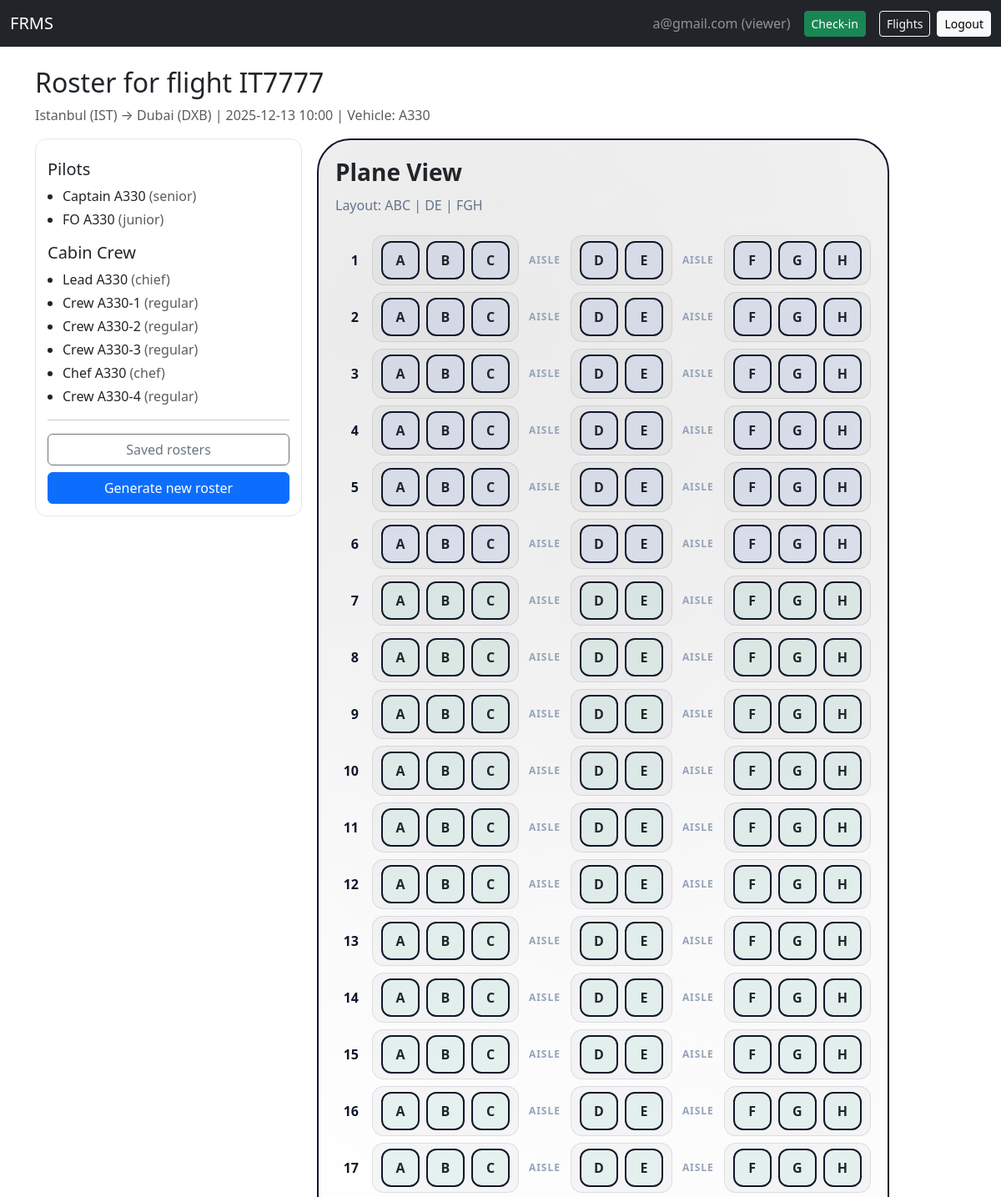
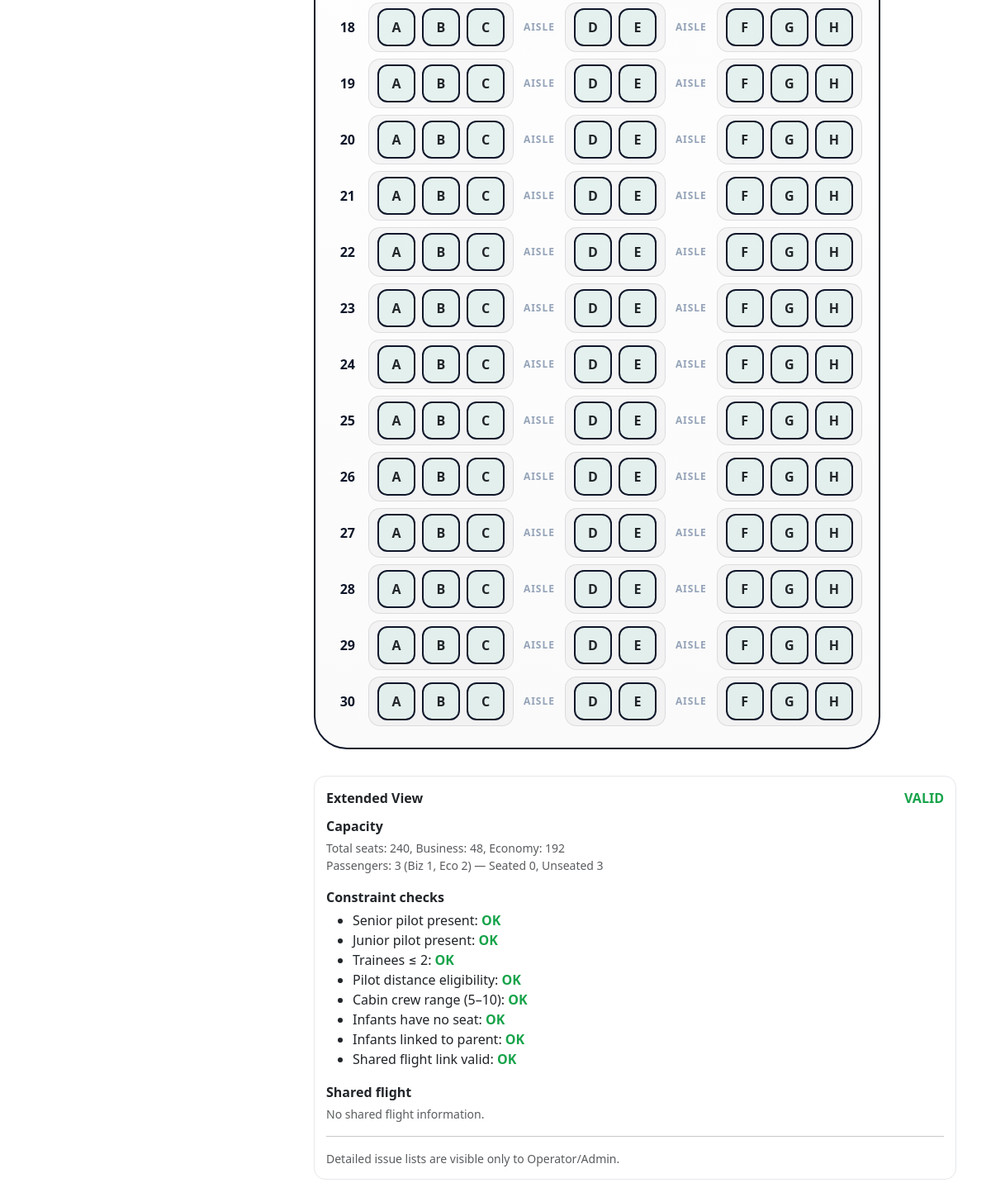
Before: /flight/IT7777/roster (signed in) with the older database file (2 pictures, top to bottom).
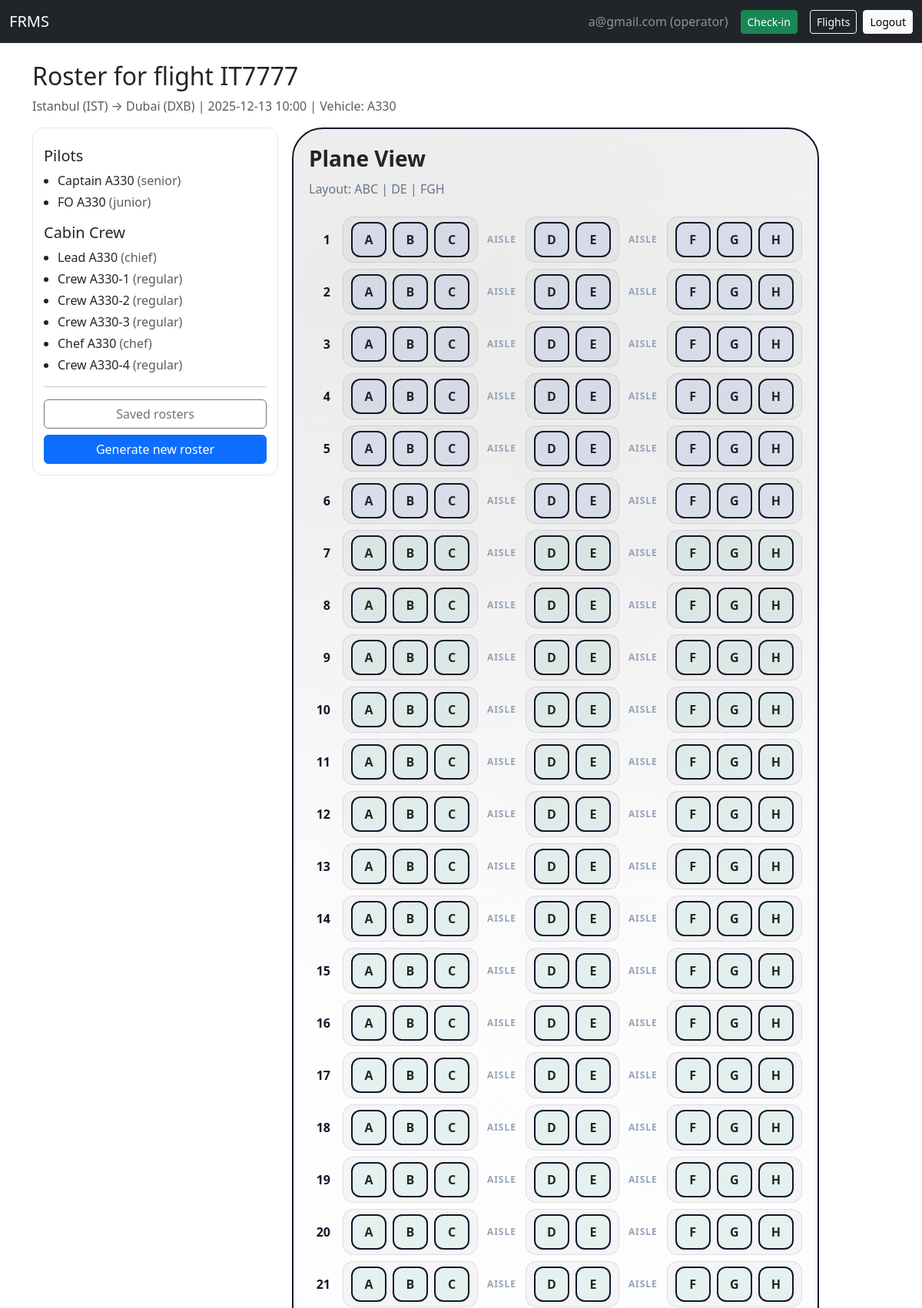
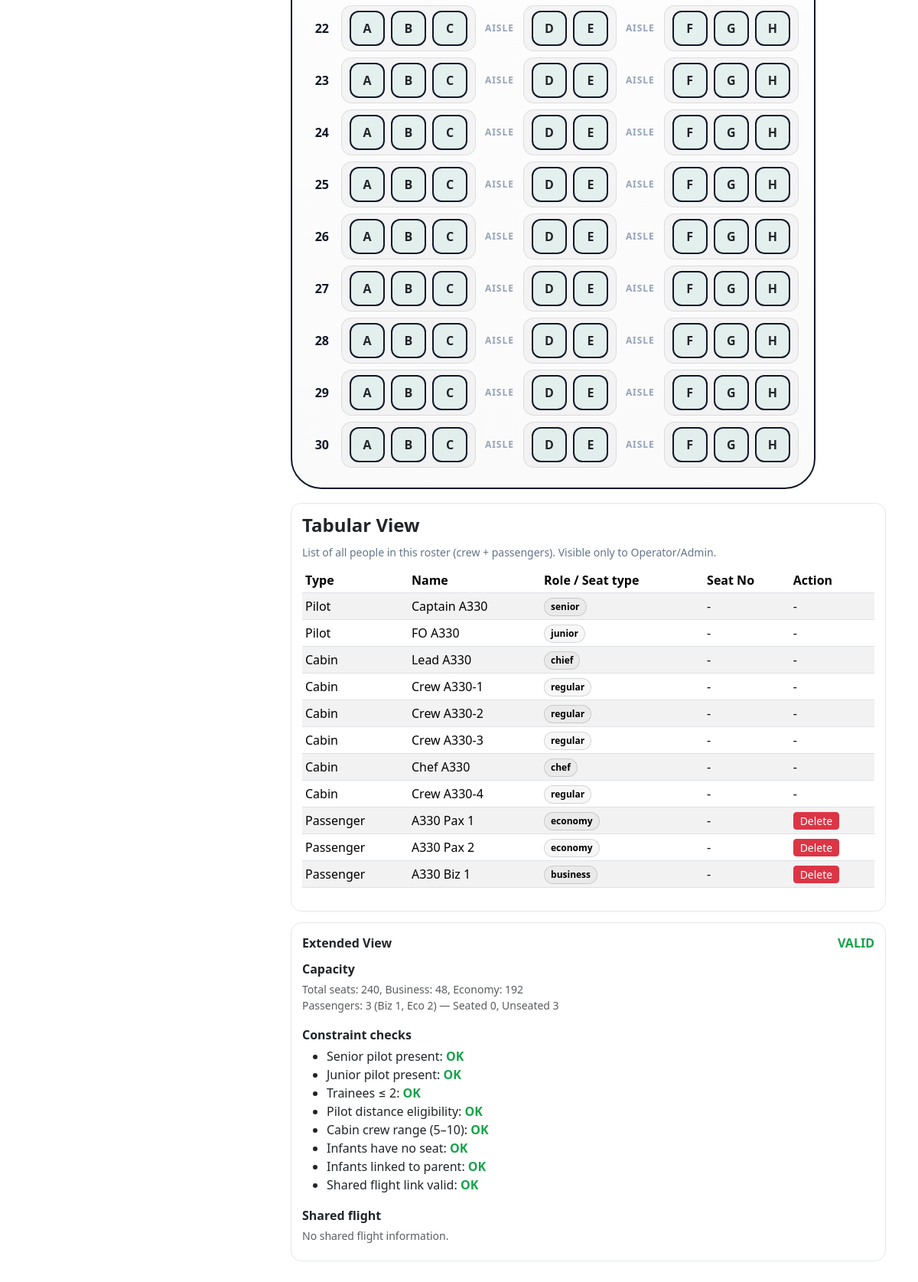
After: the same page with the newer database file (2 pictures, top to bottom).
### tables this page shows
CREATE TABLE users (
            id INTEGER PRIMARY KEY AUTOINCREMENT,
            email TEXT UNIQUE NOT NULL,
            password_hash TEXT NOT NULL,
            role TEXT NOT NULL DEFAULT 'viewer'  -- admin, operator, viewer
        );

CREATE TABLE passengers (
            id INTEGER PRIMARY KEY AUTOINCREMENT,
            flight_no TEXT NOT NULL,
            name TEXT NOT NULL,
            age INTEGER,
            nationality TEXT,
            seat_type TEXT,  -- business or economy
            seat_no TEXT,    -- may be NULL
            group_id INTEGER,
            parent_id INTEGER
        , pnr TEXT, ssn TEXT);

### app.py (the view)
@app.route("/flight/<flight_no>/roster")
@login_required()
def view_latest_roster(flight_no):
    db = get_db()
    flight = db.execute("SELECT * FROM flights WHERE flight_no=?", (flight_no,)).fetchone()
    if not flight: return "Flight not found"
    row = db.execute("SELECT * FROM rosters WHERE flight_no=? ORDER BY created_at DESC LIMIT 1", (flight_no,)).fetchone()
    live_passengers = [dict(p) for p in db.execute("SELECT * FROM passengers WHERE flight_no=?", (flight_no,)).fetchall()]
    if row:
        roster_data = json.loads(row["data_json"])
        pilots = roster_data.get("pilots", [])
        cabin = roster_data.get("cabin", [])
        roster_id = row["id"]
    else:
        pilots = [dict(p) for p in db.execute("SELECT * FROM pilots LIMIT 2")]
        cabin = [dict(a) for a in db.execute("SELECT * FROM attendants LIMIT 4")]
        roster_id = None
    seat_rows = build_seat_rows(flight["vehicle_type"], live_passengers)
    extended = build_extended_view(flight, pilots, cabin, live_passengers)
    return render_template("roster.html", user=current_user(), flight=flight,
                           pilots=pilots, cabin=cabin,
                           passengers=live_passengers, seat_rows=seat_rows, roster_id=roster_id,
                           extended=extended)

### app.py (called while the page is built)
def get_db():
    if "db" not in g:
        g.db = sqlite3.connect(DATABASE)
        g.db.row_factory = sqlite3.Row
    return g.db

def build_seat_map(vtype):
    c = PLANE_LAYOUTS.get(vtype)
    seats = []
    if not c: return []
    for r in range(1, c["rows"] + 1):
        for col in c["cols"]:
            seats.append({"seat_no": f"{r}{col}", "seat_type": "business" if r <= c["biz"] else "economy"})
    return seats

def build_seat_rows(vehicle_type, passengers):
    seat_map = build_seat_map(vehicle_type)
    seat_lookup = {p["seat_no"]: p for p in passengers if p.get("seat_no")}
    seat_rows_dict = defaultdict(list)
    for seat in seat_map:
        seat["occupant"] = seat_lookup.get(seat["seat_no"])
        row_num = int(''.join(ch for ch in seat["seat_no"] if ch.isdigit()))
        seat_rows_dict[row_num].append(seat)
    return {r: sorted(seat_rows_dict[r], key=lambda s: s["seat_no"]) for r in sorted(seat_rows_dict.keys())}

def current_user():
    if "user_id" not in session: return None
    return get_db().execute("SELECT * FROM users WHERE id = ?", (session["user_id"],)).fetchone()

### templates/roster.html
{% extends "base.html" %}
{% block content %}
<h2 class="mb-2">Roster for flight {{ flight['flight_no'] }}</h2>
<p class="text-muted">
  {{ flight['source'] }} → {{ flight['destination'] }} |
  {{ flight['date_time'] }} |
  Vehicle: {{ flight['vehicle_type'] }}
</p>
{% include "roster_partial.html" %}
{% endblock %}

### templates/base.html (shortened to what this page needs)
<!doctype html>
<html lang="en">
<head>
  <link href="https://cdn.jsdelivr.net/npm/bootstrap@5.3.2/dist/css/bootstrap.min.css" rel="stylesheet">
</head>
<body>
  <nav class="navbar navbar-expand-lg navbar-dark bg-dark mb-4">
    <div class="container-fluid">
      <a class="navbar-brand" href="{{ url_for('home') }}">FRMS</a>
      <div class="d-flex align-items-center">
        {% if user %}
        <span class="navbar-text me-3 text-white-50">{{ user['email'] }} ({{ user['role'] }})</span>
        <a class="btn btn-success btn-sm me-3" href="{{ url_for('checkin') }}">Check-in</a>
        <a class="btn btn-outline-light btn-sm me-2" href="{{ url_for('flight_search') }}">Flights</a>
        <a class="btn btn-light btn-sm" href="{{ url_for('logout') }}">Logout</a>
        {% else %}
        <a class="btn btn-outline-light btn-sm me-2" href="{{ url_for('login') }}">Login</a>
        <a class="btn btn-light btn-sm" href="{{ url_for('register') }}">Register</a>
        {% endif %}
      </div>
    </div>
  </nav>
  <div class="container mb-5">
    {% block content %}{% endblock %}
  </div>
</body>
</html>

### templates/roster_partial.html (shortened to what the changed rows need)
<div class="plane-wrap">
    <div class="crew-card">
        <ul class="crew-list">
            {% if pilots %}
            {% for p in pilots %}
            <li>{{ p['name'] }} <span class="text-muted">({{ p['seniority'] }})</span></li>
            {% endfor %}
            {% else %}
            <li class="text-muted"><small>No pilot info</small></li>
            {% endif %}
        </ul>
        <ul class="crew-list">
            {% if cabin %}
            {% for c in cabin %}
            <li>{{ c['name'] }} <span class="text-muted">({{ c.get('attendant_type','') }})</span></li>
            {% endfor %}
            {% else %}
            <li class="text-muted"><small>No cabin info</small></li>
            {% endif %}
        </ul>
    </div>
    <div class="right-col">
        <div class="views-grid">
            <div class="plane-body">
                <div class="seat-grid">
                    {% for row_num, seats in seat_rows.items() %}
                    {% set seat_by_col = {} %}
                    <div class="seat-row">
                        <div class="row-num">{{ row_num }}</div>
                        <div class="row-seats">
                            {% if flight['vehicle_type'] == 'A330' %}
                            <div class="seat-block">
                                {% for col in ['A','B','C'] %}
                                {% set s = seat_by_col.get(col) %}
                                {% if s %}
                                <div class="seat {{ s['seat_type'] }} {% if s.get('occupant') %}occupied{% endif %}">
                                    {{ col }}
                                </div>
                                {% endif %}
                                {% endfor %}
                            </div>
                            <div class="aisle-label">aisle</div>
                            <div class="seat-block">
                                {% for col in ['D','E'] %}
                                {% set s = seat_by_col.get(col) %}
                                {% if s %}
                                <div class="seat {{ s['seat_type'] }} {% if s.get('occupant') %}occupied{% endif %}">
                                    {{ col }}
                                </div>
                                {% endif %}
                                {% endfor %}
                            </div>
                            <div class="aisle-label">aisle</div>
                            <div class="seat-block">
                                {% for col in ['F','G','H'] %}
                                {% set s = seat_by_col.get(col) %}
                                {% if s %}
                                <div class="seat {{ s['seat_type'] }} {% if s.get('occupant') %}occupied{% endif %}">
                                    {{ col }}
                                </div>
                                {% endif %}
                                {% endfor %}
                            </div>
                            {% endif %}
                        </div>
                    </div>
                    {% endfor %}
                </div>
            </div>
            <div>
                {% if user and user['role'] in ['admin','operator'] %}
                <div class="tab-card">
                    <h4>Tabular View</h4>
                    <div class="tab-help">
                        List of all people in this roster (crew + passengers). Visible only to Operator/Admin.
                    </div>
                    <div class="table-responsive">
                        <table class="table table-sm table-striped align-middle">
                            <thead>
                                <tr>
                                    <th>Type</th>
                                    <th>Name</th>
                                    <th>Role / Seat type</th>
                                    <th>Seat No</th>
                                    <th>Action</th>
                                </tr>
                            </thead>
                            <tbody>
                                {% for p in pilots %}
                                <tr>
                                    <td>Pilot</td>
                                    <td>{{ p['name'] }}</td>
                                    <td><span class="pill">{{ p['seniority'] }}</span></td>
                                    <td>-</td>
                                    <td>-</td>
                                </tr>
                                {% endfor %}
                                {% for c in cabin %}
                                <tr>
                                    <td>Cabin</td>
                                    <td>{{ c['name'] }}</td>
                                    <td><span class="pill">{{ c.get('attendant_type','crew') }}</span></td>
                                    <td>-</td>
                                    <td>-</td>
                                </tr>
                                {% endfor %}
                                {% for pax in passengers %}
                                <tr>
                                    <td>Passenger</td>
                                    <td>{{ pax['name'] }}</td>
                                    <td>
                                        <span class="pill">{{ pax.get('seat_type','economy') }}</span>
                                    </td>
                                    <td>{% if pax.get('seat_no') %}{{ pax['seat_no'] }}{% else %}-{% endif %}</td>
                                    <td>
                                        <form method="post" action="{{ url_for('delete_passenger', pax_id=pax['id']) }}"
                                            onsubmit="return confirm('Are you sure you want to delete this passenger?');">
                                            <button class="btn btn-sm btn-danger py-0">Delete</button>
                                        </form>
                                    </td>
                                </tr>
                                {% endfor %}
                            </tbody>
                        </table>
                    </div>
                </div>
                {% endif %}
                <div class="ext-card">
                    <div class="ext-title">
                        <span>Extended View</span>
                        {% if extended and extended['overall_ok'] %}
                            <span class="check-ok">VALID</span>
                        {% else %}
                            <span class="check-bad">CHECK</span>
                        {% endif %}
                    </div>
                    {% if extended %}
                        <div class="mb-3">
                            <div class="fw-bold mb-1">Capacity</div>
                            <div class="text-muted small">
                            </div>
                            <div class="text-muted small">
                            </div>
                        </div>
                        <div class="mb-3">
                            <div class="fw-bold mb-1">Constraint checks</div>
                            <ul class="mb-0">
                            </ul>
                        </div>
                        <div class="mb-2">
                            <div class="fw-bold mb-1">Shared flight</div>
                            {% if extended['shared']['shared_flight_no'] or extended['shared']['shared_company'] %}
                                <div class="text-muted small">
                                    Shared flight no: {{ extended['shared']['shared_flight_no'] or '-' }},
                                    Company: {{ extended['shared']['shared_company'] or '-' }}
                                </div>
                            {% else %}
                                <div class="text-muted small">No shared flight information.</div>
                            {% endif %}
                        </div>
                        {% if user and user['role'] in ['admin','operator'] %}
                            {% if extended['crew']['pilot_distance_issues'] %}
                                <hr>
                                <div class="fw-bold mb-1">Pilot distance issues</div>
                                <ul class="mb-0">
                                    {% for p in extended['crew']['pilot_distance_issues'] %}
                                        <li>{{ p['name'] }} (max {{ p.get('max_distance_km','?') }} km)</li>
                                    {% endfor %}
                                </ul>
                            {% endif %}
                            {% if extended['infants']['with_seat'] or extended['infants']['without_parent'] %}
                                <hr>
                                <div class="fw-bold mb-1">Infant issues</div>
                                <ul class="mb-0">
                                    {% for p in extended['infants']['with_seat'] %}
                                        <li>{{ p['name'] }} has a seat assigned (should be unseated)</li>
                                    {% endfor %}
                                    {% for p in extended['infants']['without_parent'] %}
                                        <li>{{ p['name'] }} has no parent_id link</li>
                                    {% endfor %}
                                </ul>
                            {% endif %}
                        {% else %}
                            <hr>
                            <div class="text-muted small">
                                Detailed issue lists are visible only to Operator/Admin.
                            </div>
                        {% endif %}
                    {% else %}
                        <div class="text-muted">Extended data not available.</div>
                    {% endif %}
                </div>
            </div>
        </div>
    </div>
</div>

Changed rows visible on the page:
changed users "a@gmail.com": role "viewer" → "operator"
now on this page (row unchanged): passengers: name "A330 Pax 1", get "economy"
now on this page (row unchanged): passengers: name "A330 Pax 2", get "economy"
now on this page (row unchanged): passengers: name "A330 Biz 1", get "business"
Other visible differences:
text no longer shown: "Detailed issue lists are visible only to Operator/Admin."
text now shown: "Tabular View List of all people in this roster (crew + passengers). Visible only to Operator/Admin. Type Name Role / Seat type Seat No Action"
new list line: "Pilot Captain A330 senior - -"
new list line: "Pilot FO A330 junior - -"
new list line: "Cabin Lead A330 chief - -"
new list line: "Cabin Crew A330-1 regular - -"
new list line: "Cabin Crew A330-2 regular - -"
new list line: "Cabin Crew A330-3 regular - -"
new list line: "Cabin Chef A330 chef - -"
new list line: "Cabin Crew A330-4 regular - -"
